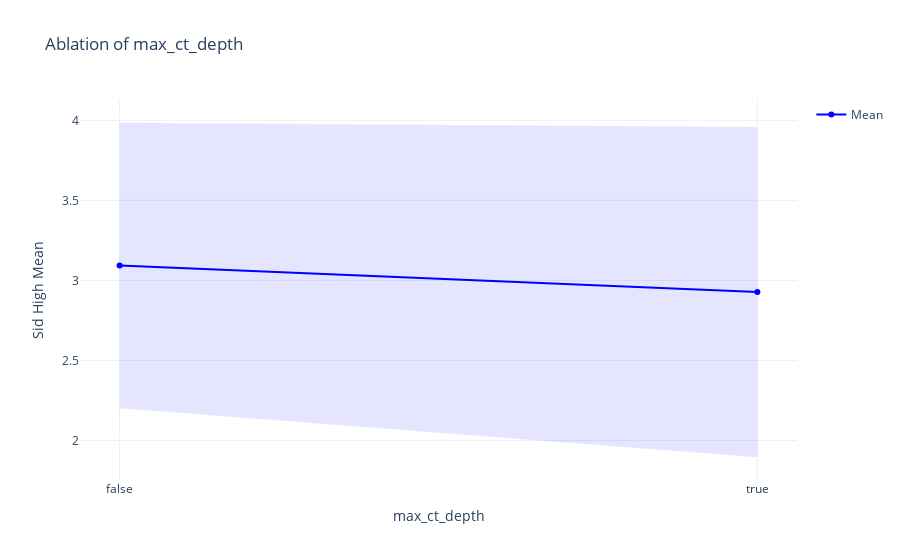

This figure's notebook cell:
### Code cell
plot_ablation(agg_df, 'max_ct_depth', metric='sid_high_mean', std_metric='sid_high_std',
              fixed_params={'neighbourhood_n_nodes': 5, 'max_c_set_size': 3, 'search_depth': 10, 'n_nodes': 6, 'n_edges': 6})

### Figure 1 — Plotly figure (JSON) as saved in the notebook; plotly's stock layout.template omitted (floating-point values rounded to 4 significant figures)
{"data": [{"line": {"color": "blue"}, "mode": "lines+markers", "name": "Mean", "type": "scatter", "x": [false, true], "y": [3.093, 2.927]}, {"fill": "toself", "fillcolor": "rgba(0,0,255,0.1)", "hoverinfo": "skip", "line": {"color": "rgba(255,255,255,0)"}, "showlegend": false, "type": "scatter", "x": [false, true, true, false], "y": [3.985, 3.959, 1.895, 2.202]}], "layout": {"title": {"text": "Ablation of max_ct_depth"}, "xaxis": {"title": {"text": "max_ct_depth"}}, "yaxis": {"title": {"text": "Sid High Mean"}}}}
